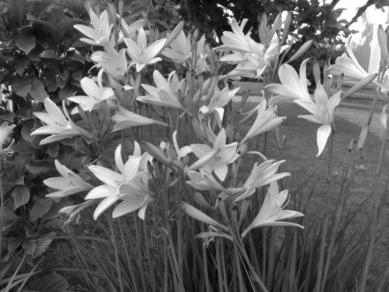
%> input picture Exercises/ex4_linfilt/flowers.jpg, 389 x 292 px
$ octave lpfilter.m   (GNU Octave 9; MATLAB toolbox functions it lacks are replaced by stand-ins)
%> lines starting %> are read from the running program, lines starting %| are printed output that depends on the picture
clear;
s=1.4;
[x,y]=meshgrid(-round(3*s):round(3*s),-round(3*s):round(3*s));
g=exp(-(x.*x+y.*y)/(2*s*s));
g=g/sum(sum(g));

x1=-round(3*s):round(3*s); %sample grid
gx= exp(-(x1.*x1 )/(2*s*s)); %smoothing filter in the x?direction
gx=gx/sum(gx); % sum of weights equals one
gy=gx'; %smoothing filter in the y?direction (transpose of gx)


f=double(imread('flowers.jpg'));
%> f: size 292x389 double; min 0, max 255, mean 102.1; mean of the top-left, top-right, bottom-left and bottom-right quarters 105.3, 133.6, 81.9, 87.6
f=f(1:256,1:256);
%> f: size 256x256 double
ff=imnoise(f/255,'gaussian',0,0.01).*255; %add noise
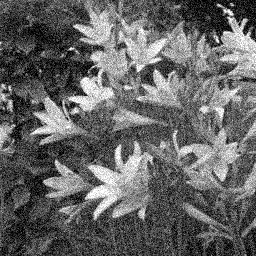
%> ff: size 256x256 double; min 0, max 255, mean 101.6
y=conv2(ff,g,'valid');
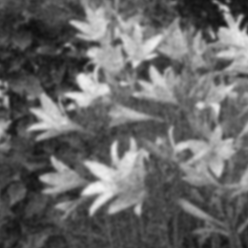
%> y: size 248x248 double; min 13.23, max 245.6, mean 103
subplot(2,2,1); imshow(ff/255); % original image
subplot(2,2,2); imshow(y/255); % smoothed image

yy=conv2(conv2(ff,gx,'valid'),gy,'valid'); %filter the image
subplot(2,2,4);imshow(yy/255); %and display it

e=y-yy; %compute error
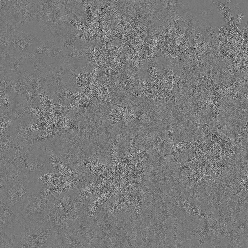
%> e: size 248x248 double; min -2.27e-13, max 2.56e-13, mean 4.02e-15; drawn with min black and max white
norm_error=sqrt(sum(sum(e.*e))) %print it on screen
%> norm_error = 8.61e-12

Gx=fft(gx,256); %DFT of the filter
subplot(2,2,3);stem(-127:128,fftshift(abs(Gx))); %display the magnitude spectrum
%> after `stem(-127:128,fftshift(abs(Gx)))`:
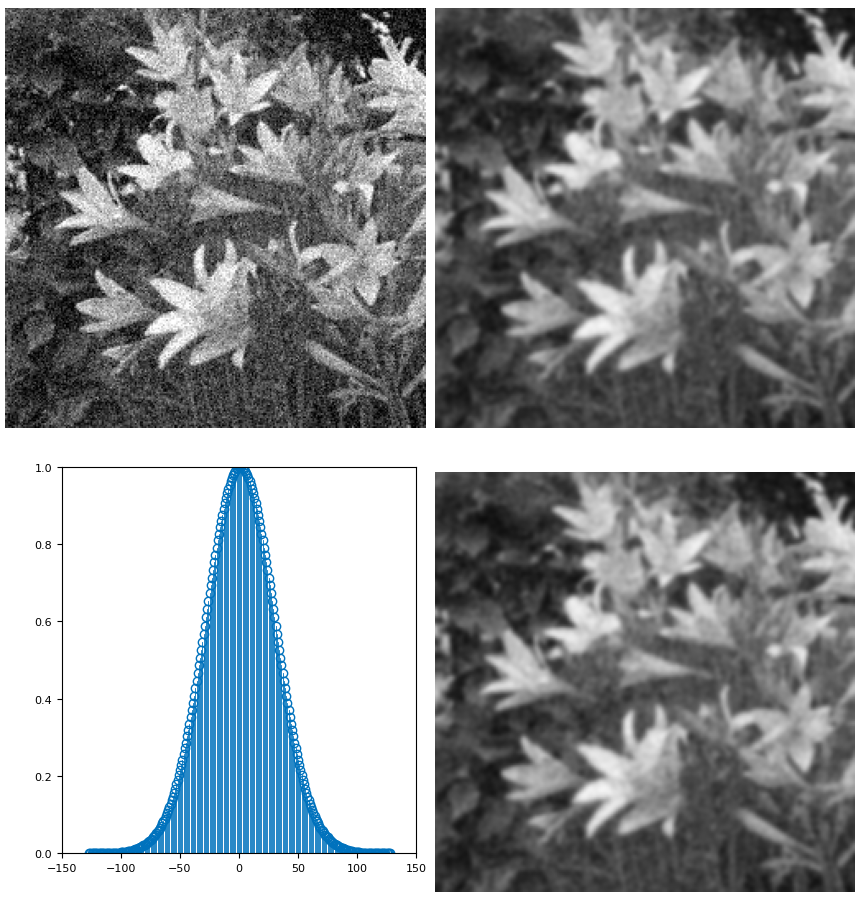
%> figure redrawn from the program's plot data, 4 panels

fs=f(1:248,1:248); %extract subpart in the original image f (why 8:249?)
ffs=ff(1:248,1:248); %and in the noisy image ff
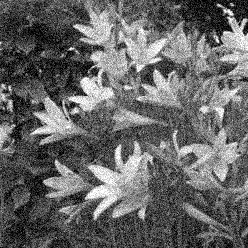
%> ffs: size 248x248 double; min 0, max 255, mean 102.8
e=ffs-fs; norm_error_no=sqrt(sum(sum(e.*e))) %error between noisy and original image
%> after `e=ffs-fs`:
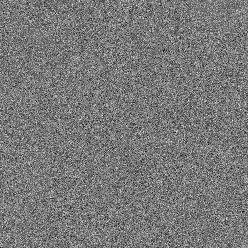
%> e: size 248x248 double; min -95.95, max 105.9, mean -0.1; drawn with min black and max white
%> after `norm_error_no=sqrt(sum(sum(e.*e)))`: norm_error_no = 6195.8
e=yy-fs; norm_error_fo=sqrt(sum(sum(e.*e))) %error between filtered and original image
%> after `e=yy-fs`:
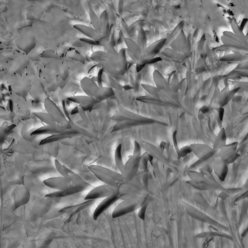
%> e: size 248x248 double; min -191, max 199.7, mean 0.1; drawn with min black and max white
%> after `norm_error_fo=sqrt(sum(sum(e.*e)))`: norm_error_fo = 10491.7

$ run again, with Exercises/ex4_linfilt/blood1.tif saved as Exercises/ex4_linfilt/flowers.jpg
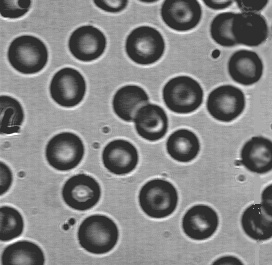
%> input picture Exercises/ex4_linfilt/blood1.tif, 272 x 265 px
%> norm_error = 1.09e-11
%> `e=ffs-fs`:
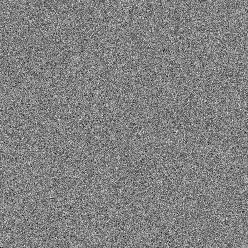
%> e: size 248x248 double; min -108.4, max 104.8, mean -0.2; drawn with min black and max white
%> norm_error_no = 6277
%> `e=yy-fs`:
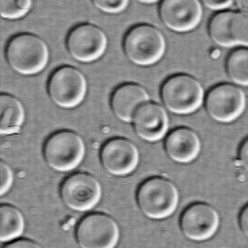
%> e: size 248x248 double; min -206.7, max 172, mean 0; drawn with min black and max white
%> norm_error_fo = 11818.6
